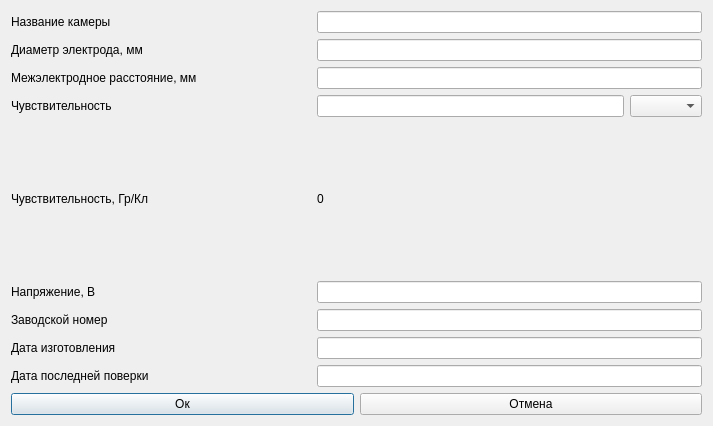
<?xml version="1.0" encoding="UTF-8"?>
<ui version="4.0">
 <class>VerifyBetaChambers</class>
 <widget class="QDialog" name="VerifyBetaChambers">
  <property name="geometry">
   <rect>
    <x>0</x>
    <y>0</y>
    <width>713</width>
    <height>426</height>
   </rect>
  </property>
  <property name="windowTitle">
   <string>Dialog</string>
  </property>
  <layout class="QGridLayout" name="gridLayout">
   <item row="0" column="0">
    <layout class="QVBoxLayout" name="verticalLayout">
     <item>
      <layout class="QHBoxLayout" name="horizontalLayout_2">
       <item>
        <widget class="QLabel" name="label">
         <property name="sizePolicy">
          <sizepolicy hsizetype="Maximum" vsizetype="Preferred">
           <horstretch>0</horstretch>
           <verstretch>0</verstretch>
          </sizepolicy>
         </property>
         <property name="minimumSize">
          <size>
           <width>300</width>
           <height>0</height>
          </size>
         </property>
         <property name="maximumSize">
          <size>
           <width>300</width>
           <height>16777215</height>
          </size>
         </property>
         <property name="text">
          <string>Название камеры</string>
         </property>
        </widget>
       </item>
       <item>
        <widget class="QLineEdit" name="lineEdit">
         <property name="sizePolicy">
          <sizepolicy hsizetype="Minimum" vsizetype="Fixed">
           <horstretch>0</horstretch>
           <verstretch>0</verstretch>
          </sizepolicy>
         </property>
         <property name="minimumSize">
          <size>
           <width>300</width>
           <height>0</height>
          </size>
         </property>
        </widget>
       </item>
      </layout>
     </item>
     <item>
      <layout class="QHBoxLayout" name="horizontalLayout_4">
       <item>
        <widget class="QLabel" name="label_2">
         <property name="sizePolicy">
          <sizepolicy hsizetype="Maximum" vsizetype="Preferred">
           <horstretch>0</horstretch>
           <verstretch>0</verstretch>
          </sizepolicy>
         </property>
         <property name="minimumSize">
          <size>
           <width>300</width>
           <height>0</height>
          </size>
         </property>
         <property name="maximumSize">
          <size>
           <width>300</width>
           <height>16777215</height>
          </size>
         </property>
         <property name="text">
          <string>Диаметр электрода, мм</string>
         </property>
        </widget>
       </item>
       <item>
        <widget class="QLineEdit" name="lineEdit_2">
         <property name="minimumSize">
          <size>
           <width>300</width>
           <height>0</height>
          </size>
         </property>
        </widget>
       </item>
      </layout>
     </item>
     <item>
      <layout class="QHBoxLayout" name="horizontalLayout_5">
       <item>
        <widget class="QLabel" name="label_3">
         <property name="sizePolicy">
          <sizepolicy hsizetype="Maximum" vsizetype="Preferred">
           <horstretch>0</horstretch>
           <verstretch>0</verstretch>
          </sizepolicy>
         </property>
         <property name="minimumSize">
          <size>
           <width>300</width>
           <height>0</height>
          </size>
         </property>
         <property name="maximumSize">
          <size>
           <width>300</width>
           <height>16777215</height>
          </size>
         </property>
         <property name="text">
          <string>Межэлектродное расстояние, мм</string>
         </property>
        </widget>
       </item>
       <item>
        <widget class="QLineEdit" name="lineEdit_3">
         <property name="minimumSize">
          <size>
           <width>300</width>
           <height>0</height>
          </size>
         </property>
        </widget>
       </item>
      </layout>
     </item>
     <item>
      <layout class="QHBoxLayout" name="horizontalLayout_6">
       <item>
        <widget class="QLabel" name="label_4">
         <property name="sizePolicy">
          <sizepolicy hsizetype="Maximum" vsizetype="Preferred">
           <horstretch>0</horstretch>
           <verstretch>0</verstretch>
          </sizepolicy>
         </property>
         <property name="minimumSize">
          <size>
           <width>300</width>
           <height>0</height>
          </size>
         </property>
         <property name="maximumSize">
          <size>
           <width>300</width>
           <height>16777215</height>
          </size>
         </property>
         <property name="text">
          <string>Чувствительность</string>
         </property>
        </widget>
       </item>
       <item>
        <layout class="QHBoxLayout" name="horizontalLayout">
         <item>
          <widget class="QLineEdit" name="lineEdit_4">
           <property name="minimumSize">
            <size>
             <width>300</width>
             <height>0</height>
            </size>
           </property>
          </widget>
         </item>
        </layout>
       </item>
       <item>
        <widget class="QComboBox" name="comboBox"/>
       </item>
      </layout>
     </item>
     <item>
      <layout class="QHBoxLayout" name="horizontalLayout_7">
       <item>
        <widget class="QLabel" name="label_6">
         <property name="sizePolicy">
          <sizepolicy hsizetype="Maximum" vsizetype="Preferred">
           <horstretch>0</horstretch>
           <verstretch>0</verstretch>
          </sizepolicy>
         </property>
         <property name="minimumSize">
          <size>
           <width>300</width>
           <height>0</height>
          </size>
         </property>
         <property name="maximumSize">
          <size>
           <width>300</width>
           <height>16777215</height>
          </size>
         </property>
         <property name="text">
          <string>Чувствительность, Гр/Кл</string>
         </property>
        </widget>
       </item>
       <item>
        <widget class="QLabel" name="label_5">
         <property name="text">
          <string>0</string>
         </property>
        </widget>
       </item>
      </layout>
     </item>
     <item>
      <layout class="QHBoxLayout" name="horizontalLayout_8">
       <item>
        <widget class="QLabel" name="label_7">
         <property name="sizePolicy">
          <sizepolicy hsizetype="Maximum" vsizetype="Preferred">
           <horstretch>0</horstretch>
           <verstretch>0</verstretch>
          </sizepolicy>
         </property>
         <property name="minimumSize">
          <size>
           <width>300</width>
           <height>0</height>
          </size>
         </property>
         <property name="maximumSize">
          <size>
           <width>300</width>
           <height>16777215</height>
          </size>
         </property>
         <property name="text">
          <string>Напряжение, В</string>
         </property>
        </widget>
       </item>
       <item>
        <widget class="QLineEdit" name="lineEdit_5">
         <property name="minimumSize">
          <size>
           <width>300</width>
           <height>0</height>
          </size>
         </property>
        </widget>
       </item>
      </layout>
     </item>
     <item>
      <layout class="QHBoxLayout" name="horizontalLayout_9">
       <item>
        <widget class="QLabel" name="label_8">
         <property name="sizePolicy">
          <sizepolicy hsizetype="Maximum" vsizetype="Preferred">
           <horstretch>0</horstretch>
           <verstretch>0</verstretch>
          </sizepolicy>
         </property>
         <property name="minimumSize">
          <size>
           <width>300</width>
           <height>0</height>
          </size>
         </property>
         <property name="maximumSize">
          <size>
           <width>300</width>
           <height>16777215</height>
          </size>
         </property>
         <property name="text">
          <string>Заводской номер</string>
         </property>
        </widget>
       </item>
       <item>
        <widget class="QLineEdit" name="lineEdit_6">
         <property name="minimumSize">
          <size>
           <width>300</width>
           <height>0</height>
          </size>
         </property>
        </widget>
       </item>
      </layout>
     </item>
     <item>
      <layout class="QHBoxLayout" name="horizontalLayout_10">
       <item>
        <widget class="QLabel" name="label_9">
         <property name="sizePolicy">
          <sizepolicy hsizetype="Maximum" vsizetype="Preferred">
           <horstretch>0</horstretch>
           <verstretch>0</verstretch>
          </sizepolicy>
         </property>
         <property name="minimumSize">
          <size>
           <width>300</width>
           <height>0</height>
          </size>
         </property>
         <property name="maximumSize">
          <size>
           <width>300</width>
           <height>16777215</height>
          </size>
         </property>
         <property name="text">
          <string>Дата изготовления</string>
         </property>
        </widget>
       </item>
       <item>
        <widget class="QLineEdit" name="lineEdit_7">
         <property name="minimumSize">
          <size>
           <width>300</width>
           <height>0</height>
          </size>
         </property>
        </widget>
       </item>
      </layout>
     </item>
     <item>
      <layout class="QHBoxLayout" name="horizontalLayout_11">
       <item>
        <widget class="QLabel" name="label_10">
         <property name="sizePolicy">
          <sizepolicy hsizetype="Maximum" vsizetype="Preferred">
           <horstretch>0</horstretch>
           <verstretch>0</verstretch>
          </sizepolicy>
         </property>
         <property name="minimumSize">
          <size>
           <width>300</width>
           <height>0</height>
          </size>
         </property>
         <property name="maximumSize">
          <size>
           <width>300</width>
           <height>16777215</height>
          </size>
         </property>
         <property name="text">
          <string>Дата последней поверки</string>
         </property>
        </widget>
       </item>
       <item>
        <widget class="QLineEdit" name="lineEdit_8">
         <property name="minimumSize">
          <size>
           <width>300</width>
           <height>0</height>
          </size>
         </property>
         <property name="text">
          <string/>
         </property>
        </widget>
       </item>
      </layout>
     </item>
     <item>
      <layout class="QHBoxLayout" name="horizontalLayout_3">
       <item>
        <widget class="QPushButton" name="pushButton">
         <property name="text">
          <string>Ок</string>
         </property>
        </widget>
       </item>
       <item>
        <widget class="QPushButton" name="pushButton_2">
         <property name="text">
          <string>Отмена</string>
         </property>
        </widget>
       </item>
      </layout>
     </item>
    </layout>
   </item>
  </layout>
 </widget>
 <resources/>
 <connections/>
</ui>
